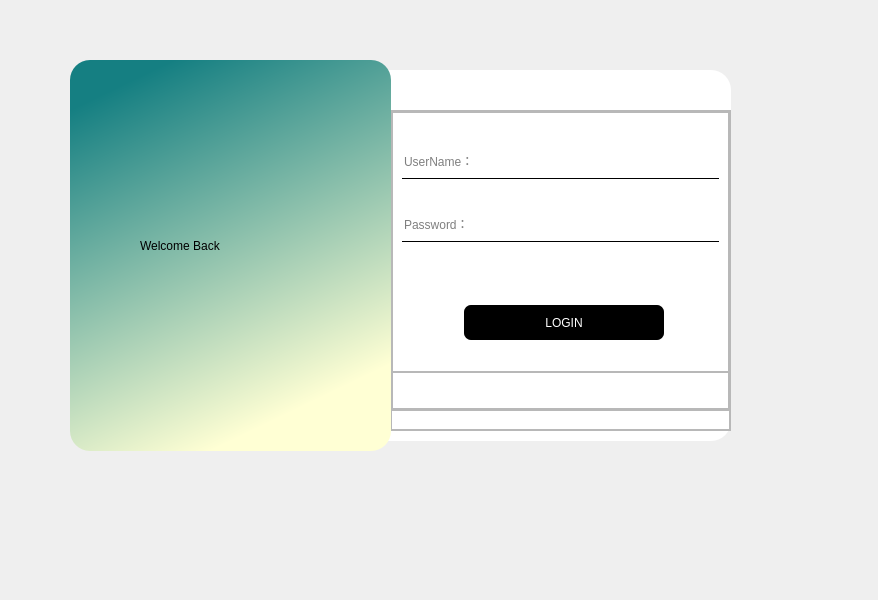
<?xml version="1.0" encoding="UTF-8"?>
<ui version="4.0">
 <class>LoginWindow</class>
 <widget class="QMainWindow" name="LoginWindow">
  <property name="geometry">
   <rect>
    <x>0</x>
    <y>0</y>
    <width>878</width>
    <height>600</height>
   </rect>
  </property>
  <property name="windowTitle">
   <string>MainWindow</string>
  </property>
  <widget class="QWidget" name="centralwidget">
   <widget class="QFrame" name="frame">
    <property name="geometry">
     <rect>
      <x>70</x>
      <y>60</y>
      <width>321</width>
      <height>391</height>
     </rect>
    </property>
    <property name="styleSheet">
     <string notr="true">#frame{
background-color: qlineargradient(spread:pad, x1:0.295, y1:0.0113636, x2:0.653, y2:0.914773, stop:0 rgba(21, 127, 130, 255), stop:1 rgba(255, 255, 212, 255));
border-radius:20px;
}</string>
    </property>
    <property name="frameShape">
     <enum>QFrame::StyledPanel</enum>
    </property>
    <property name="frameShadow">
     <enum>QFrame::Raised</enum>
    </property>
    <widget class="QLabel" name="label">
     <property name="geometry">
      <rect>
       <x>70</x>
       <y>140</y>
       <width>191</width>
       <height>91</height>
      </rect>
     </property>
     <property name="styleSheet">
      <string notr="true">font: 75 20pt &quot;Microsoft JhengHei UI&quot;;</string>
     </property>
     <property name="text">
      <string>Welcome Back</string>
     </property>
    </widget>
   </widget>
   <widget class="QFrame" name="frame_2">
    <property name="geometry">
     <rect>
      <x>380</x>
      <y>70</y>
      <width>351</width>
      <height>371</height>
     </rect>
    </property>
    <property name="styleSheet">
     <string notr="true">#frame_2{
background-color: rgb(255, 255, 255);
border-top-right-radius:20px;
border-bottom-right-radius:20px;
}</string>
    </property>
    <property name="frameShape">
     <enum>QFrame::StyledPanel</enum>
    </property>
    <property name="frameShadow">
     <enum>QFrame::Raised</enum>
    </property>
    <widget class="QPushButton" name="pushButton">
     <property name="geometry">
      <rect>
       <x>310</x>
       <y>0</y>
       <width>41</width>
       <height>41</height>
      </rect>
     </property>
     <property name="styleSheet">
      <string notr="true">QPushButton{
	border:none;
}
QPushButton:hover{
	padding-top:2px;
}
</string>
     </property>
     <property name="text">
      <string/>
     </property>
     <property name="icon">
      <iconset resource="res.qrc">
       <normaloff>:/icons/icons/close2.png</normaloff>:/icons/icons/close2.png</iconset>
     </property>
     <property name="iconSize">
      <size>
       <width>30</width>
       <height>30</height>
      </size>
     </property>
    </widget>
    <widget class="QFrame" name="frame_3">
     <property name="geometry">
      <rect>
       <x>10</x>
       <y>40</y>
       <width>341</width>
       <height>321</height>
      </rect>
     </property>
     <property name="minimumSize">
      <size>
       <width>341</width>
       <height>321</height>
      </size>
     </property>
     <property name="frameShape">
      <enum>QFrame::StyledPanel</enum>
     </property>
     <property name="frameShadow">
      <enum>QFrame::Raised</enum>
     </property>
     <layout class="QVBoxLayout" name="verticalLayout">
      <property name="spacing">
       <number>0</number>
      </property>
      <property name="leftMargin">
       <number>0</number>
      </property>
      <property name="topMargin">
       <number>0</number>
      </property>
      <property name="rightMargin">
       <number>0</number>
      </property>
      <property name="bottomMargin">
       <number>0</number>
      </property>
      <item>
       <widget class="QFrame" name="frame_4">
        <property name="sizePolicy">
         <sizepolicy hsizetype="Preferred" vsizetype="Expanding">
          <horstretch>0</horstretch>
          <verstretch>15</verstretch>
         </sizepolicy>
        </property>
        <property name="frameShape">
         <enum>QFrame::StyledPanel</enum>
        </property>
        <property name="frameShadow">
         <enum>QFrame::Raised</enum>
        </property>
        <layout class="QVBoxLayout" name="verticalLayout_3">
         <property name="spacing">
          <number>0</number>
         </property>
         <property name="leftMargin">
          <number>0</number>
         </property>
         <property name="topMargin">
          <number>0</number>
         </property>
         <property name="rightMargin">
          <number>0</number>
         </property>
         <property name="bottomMargin">
          <number>0</number>
         </property>
         <item>
          <widget class="QFrame" name="frame_6">
           <property name="sizePolicy">
            <sizepolicy hsizetype="Preferred" vsizetype="Expanding">
             <horstretch>0</horstretch>
             <verstretch>7</verstretch>
            </sizepolicy>
           </property>
           <property name="frameShape">
            <enum>QFrame::StyledPanel</enum>
           </property>
           <property name="frameShadow">
            <enum>QFrame::Raised</enum>
           </property>
           <layout class="QHBoxLayout" name="horizontalLayout_2">
            <property name="spacing">
             <number>0</number>
            </property>
            <property name="leftMargin">
             <number>0</number>
            </property>
            <property name="topMargin">
             <number>0</number>
            </property>
            <property name="rightMargin">
             <number>0</number>
            </property>
            <property name="bottomMargin">
             <number>0</number>
            </property>
            <item>
             <widget class="QStackedWidget" name="stackedWidget_2">
              <property name="styleSheet">
               <string notr="true">QLineEdit{
	background-color: rgba(255, 255, 255, 0);
	border:none;
	border-bottom:1px solid black;
}
QPushButton{
	background-color: rgb(0, 0, 0);
	color: rgb(255, 255, 255);
	border-radius:7px;
}
QPushButton:pressed{
	padding-top:3px;
	padding-left:3px;
}
</string>
              </property>
              <property name="currentIndex">
               <number>0</number>
              </property>
              <widget class="QWidget" name="page_Login">
               <layout class="QGridLayout" name="gridLayout">
                <item row="0" column="0" colspan="4">
                 <widget class="QLineEdit" name="lineEdit_L_username">
                  <property name="minimumSize">
                   <size>
                    <width>0</width>
                    <height>35</height>
                   </size>
                  </property>
                  <property name="styleSheet">
                   <string notr="true">font: 9pt &quot;Microsoft JhengHei UI&quot;;</string>
                  </property>
                  <property name="text">
                   <string/>
                  </property>
                  <property name="placeholderText">
                   <string>UserName：</string>
                  </property>
                 </widget>
                </item>
                <item row="5" column="0">
                 <spacer name="horizontalSpacer">
                  <property name="orientation">
                   <enum>Qt::Horizontal</enum>
                  </property>
                  <property name="sizeHint" stdset="0">
                   <size>
                    <width>47</width>
                    <height>20</height>
                   </size>
                  </property>
                 </spacer>
                </item>
                <item row="5" column="3">
                 <spacer name="horizontalSpacer_2">
                  <property name="orientation">
                   <enum>Qt::Horizontal</enum>
                  </property>
                  <property name="sizeHint" stdset="0">
                   <size>
                    <width>46</width>
                    <height>20</height>
                   </size>
                  </property>
                 </spacer>
                </item>
                <item row="1" column="0" colspan="4">
                 <widget class="QLineEdit" name="lineEdit_L_password">
                  <property name="minimumSize">
                   <size>
                    <width>0</width>
                    <height>35</height>
                   </size>
                  </property>
                  <property name="styleSheet">
                   <string notr="true">font: 9pt &quot;Microsoft JhengHei UI&quot;;</string>
                  </property>
                  <property name="text">
                   <string/>
                  </property>
                  <property name="echoMode">
                   <enum>QLineEdit::Password</enum>
                  </property>
                  <property name="placeholderText">
                   <string>Password：</string>
                  </property>
                 </widget>
                </item>
                <item row="5" column="2">
                 <widget class="QPushButton" name="pushButton_L_sure">
                  <property name="sizePolicy">
                   <sizepolicy hsizetype="Fixed" vsizetype="Fixed">
                    <horstretch>0</horstretch>
                    <verstretch>0</verstretch>
                   </sizepolicy>
                  </property>
                  <property name="minimumSize">
                   <size>
                    <width>200</width>
                    <height>35</height>
                   </size>
                  </property>
                  <property name="layoutDirection">
                   <enum>Qt::LeftToRight</enum>
                  </property>
                  <property name="styleSheet">
                   <string notr="true">font: 75 9pt &quot;微软雅黑&quot;;</string>
                  </property>
                  <property name="text">
                   <string>LOGIN</string>
                  </property>
                 </widget>
                </item>
                <item row="3" column="0">
                 <spacer name="verticalSpacer">
                  <property name="orientation">
                   <enum>Qt::Vertical</enum>
                  </property>
                  <property name="sizeType">
                   <enum>QSizePolicy::Fixed</enum>
                  </property>
                  <property name="sizeHint" stdset="0">
                   <size>
                    <width>20</width>
                    <height>35</height>
                   </size>
                  </property>
                 </spacer>
                </item>
               </layout>
              </widget>
              <widget class="QWidget" name="page_Register">
               <layout class="QGridLayout" name="gridLayout_2">
                <item row="3" column="0">
                 <spacer name="horizontalSpacer_5">
                  <property name="orientation">
                   <enum>Qt::Horizontal</enum>
                  </property>
                  <property name="sizeHint" stdset="0">
                   <size>
                    <width>47</width>
                    <height>20</height>
                   </size>
                  </property>
                 </spacer>
                </item>
                <item row="0" column="0" colspan="4">
                 <widget class="QLineEdit" name="lineEdit_R_username">
                  <property name="minimumSize">
                   <size>
                    <width>0</width>
                    <height>35</height>
                   </size>
                  </property>
                  <property name="styleSheet">
                   <string notr="true">font: 9pt &quot;Microsoft JhengHei UI&quot;;</string>
                  </property>
                  <property name="placeholderText">
                   <string>UserName：</string>
                  </property>
                 </widget>
                </item>
                <item row="1" column="0" colspan="4">
                 <widget class="QLineEdit" name="lineEdit_R_password">
                  <property name="minimumSize">
                   <size>
                    <width>0</width>
                    <height>35</height>
                   </size>
                  </property>
                  <property name="styleSheet">
                   <string notr="true">font: 9pt &quot;Microsoft JhengHei UI&quot;;</string>
                  </property>
                  <property name="echoMode">
                   <enum>QLineEdit::Password</enum>
                  </property>
                  <property name="placeholderText">
                   <string>Password：</string>
                  </property>
                 </widget>
                </item>
                <item row="3" column="3">
                 <spacer name="horizontalSpacer_3">
                  <property name="orientation">
                   <enum>Qt::Horizontal</enum>
                  </property>
                  <property name="sizeHint" stdset="0">
                   <size>
                    <width>46</width>
                    <height>20</height>
                   </size>
                  </property>
                 </spacer>
                </item>
                <item row="2" column="0" colspan="4">
                 <widget class="QLineEdit" name="lineEdit_R_password_re">
                  <property name="minimumSize">
                   <size>
                    <width>0</width>
                    <height>35</height>
                   </size>
                  </property>
                  <property name="styleSheet">
                   <string notr="true">font: 9pt &quot;Microsoft JhengHei UI&quot;;</string>
                  </property>
                  <property name="text">
                   <string/>
                  </property>
                  <property name="echoMode">
                   <enum>QLineEdit::Password</enum>
                  </property>
                  <property name="placeholderText">
                   <string>Resign Password：</string>
                  </property>
                 </widget>
                </item>
                <item row="3" column="2">
                 <widget class="QPushButton" name="pushButton_R_register">
                  <property name="sizePolicy">
                   <sizepolicy hsizetype="Fixed" vsizetype="Fixed">
                    <horstretch>0</horstretch>
                    <verstretch>0</verstretch>
                   </sizepolicy>
                  </property>
                  <property name="minimumSize">
                   <size>
                    <width>200</width>
                    <height>35</height>
                   </size>
                  </property>
                  <property name="styleSheet">
                   <string notr="true">font: 75 9pt &quot;微软雅黑&quot;;</string>
                  </property>
                  <property name="text">
                   <string>REGISTER</string>
                  </property>
                 </widget>
                </item>
               </layout>
              </widget>
             </widget>
            </item>
           </layout>
          </widget>
         </item>
         <item>
          <widget class="QFrame" name="frame_7">
           <property name="sizePolicy">
            <sizepolicy hsizetype="Preferred" vsizetype="Expanding">
             <horstretch>0</horstretch>
             <verstretch>1</verstretch>
            </sizepolicy>
           </property>
           <property name="frameShape">
            <enum>QFrame::StyledPanel</enum>
           </property>
           <property name="frameShadow">
            <enum>QFrame::Raised</enum>
           </property>
           <layout class="QHBoxLayout" name="horizontalLayout">
            <item>
             <widget class="QPushButton" name="pushButton_Login">
              <property name="styleSheet">
               <string notr="true">QPushButton{
	border:none;
}
QPushButton:pressed{
	padding-top:3px;
	padding-left:3px;
}
	</string>
              </property>
              <property name="text">
               <string/>
              </property>
              <property name="icon">
               <iconset resource="res.qrc">
                <normaloff>:/icons/icons/login.png</normaloff>:/icons/icons/login.png</iconset>
              </property>
              <property name="iconSize">
               <size>
                <width>25</width>
                <height>25</height>
               </size>
              </property>
             </widget>
            </item>
            <item>
             <widget class="QPushButton" name="pushButton_Register">
              <property name="styleSheet">
               <string notr="true">QPushButton{
	border:none;
}
QPushButton:pressed{
	padding-top:3px;
	padding-left:3px;
}
	</string>
              </property>
              <property name="text">
               <string/>
              </property>
              <property name="icon">
               <iconset resource="res.qrc">
                <normaloff>:/icons/icons/register.png</normaloff>:/icons/icons/register.png</iconset>
              </property>
              <property name="iconSize">
               <size>
                <width>25</width>
                <height>25</height>
               </size>
              </property>
             </widget>
            </item>
           </layout>
          </widget>
         </item>
        </layout>
       </widget>
      </item>
      <item>
       <widget class="QFrame" name="frame_5">
        <property name="sizePolicy">
         <sizepolicy hsizetype="Preferred" vsizetype="Expanding">
          <horstretch>0</horstretch>
          <verstretch>1</verstretch>
         </sizepolicy>
        </property>
        <property name="frameShape">
         <enum>QFrame::StyledPanel</enum>
        </property>
        <property name="frameShadow">
         <enum>QFrame::Raised</enum>
        </property>
        <layout class="QVBoxLayout" name="verticalLayout_2">
         <property name="spacing">
          <number>0</number>
         </property>
         <property name="leftMargin">
          <number>0</number>
         </property>
         <property name="topMargin">
          <number>0</number>
         </property>
         <property name="rightMargin">
          <number>0</number>
         </property>
         <property name="bottomMargin">
          <number>0</number>
         </property>
         <item>
          <widget class="QStackedWidget" name="stackedWidget">
           <widget class="QWidget" name="page"/>
           <widget class="QWidget" name="page_2"/>
          </widget>
         </item>
        </layout>
       </widget>
      </item>
     </layout>
    </widget>
   </widget>
   <zorder>frame_2</zorder>
   <zorder>frame</zorder>
  </widget>
 </widget>
 <tabstops>
  <tabstop>lineEdit_L_username</tabstop>
  <tabstop>lineEdit_L_password</tabstop>
  <tabstop>pushButton_L_sure</tabstop>
  <tabstop>lineEdit_R_username</tabstop>
  <tabstop>lineEdit_R_password</tabstop>
  <tabstop>lineEdit_R_password_re</tabstop>
  <tabstop>pushButton_R_register</tabstop>
  <tabstop>pushButton_Login</tabstop>
  <tabstop>pushButton_Register</tabstop>
  <tabstop>pushButton</tabstop>
 </tabstops>
 <resources>
  <include location="res.qrc"/>
 </resources>
 <connections>
  <connection>
   <sender>pushButton</sender>
   <signal>clicked()</signal>
   <receiver>LoginWindow</receiver>
   <slot>close()</slot>
   <hints>
    <hint type="sourcelabel">
     <x>712</x>
     <y>87</y>
    </hint>
    <hint type="destinationlabel">
     <x>765</x>
     <y>32</y>
    </hint>
   </hints>
  </connection>
 </connections>
</ui>
